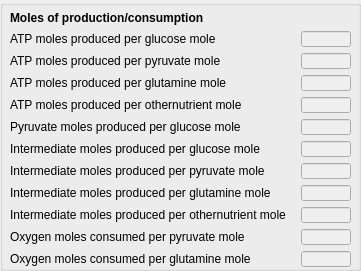
           <widget class="QGroupBox" name="groupBox_moles">
            <property name="geometry">
             <rect>
              <x>190</x>
              <y>250</y>
              <width>361</width>
              <height>271</height>
             </rect>
            </property>
            <property name="title">
             <string/>
            </property>
            <widget class="QWidget" name="gridLayoutWidget_8">
             <property name="geometry">
              <rect>
               <x>10</x>
               <y>10</y>
               <width>341</width>
               <height>257</height>
              </rect>
             </property>
             <layout class="QGridLayout" name="gridLayout_5">
              <item row="0" column="0">
               <widget class="QLabel" name="alabel_mole_params_1">
                <property name="font">
                 <font>
                  <weight>75</weight>
                  <bold>true</bold>
                 </font>
                </property>
                <property name="text">
                 <string>Moles of production/consumption</string>
                </property>
               </widget>
              </item>
              <item row="1" column="0">
               <widget class="QMyLabel" name="label_N_GA_1">
                <property name="text">
                 <string>ATP moles produced per glucose mole</string>
                </property>
               </widget>
              </item>
              <item row="1" column="1">
               <widget class="QLineEdit" name="line_N_GA_1">
                <property name="enabled">
                 <bool>false</bool>
                </property>
                <property name="maximumSize">
                 <size>
                  <width>50</width>
                  <height>16</height>
                 </size>
                </property>
                <property name="alignment">
                 <set>Qt::AlignRight|Qt::AlignTrailing|Qt::AlignVCenter</set>
                </property>
               </widget>
              </item>
              <item row="2" column="0">
               <widget class="QMyLabel" name="label_N_PA_1">
                <property name="text">
                 <string>ATP moles produced per pyruvate mole</string>
                </property>
               </widget>
              </item>
              <item row="2" column="1">
               <widget class="QLineEdit" name="line_N_PA_1">
                <property name="enabled">
                 <bool>false</bool>
                </property>
                <property name="maximumSize">
                 <size>
                  <width>50</width>
                  <height>16</height>
                 </size>
                </property>
                <property name="alignment">
                 <set>Qt::AlignRight|Qt::AlignTrailing|Qt::AlignVCenter</set>
                </property>
               </widget>
              </item>
              <item row="3" column="0">
               <widget class="QMyLabel" name="label_N_GLNA_1">
                <property name="text">
                 <string>ATP moles produced per glutamine mole</string>
                </property>
               </widget>
              </item>
              <item row="3" column="1">
               <widget class="QLineEdit" name="line_N_GLNA_1">
                <property name="enabled">
                 <bool>false</bool>
                </property>
                <property name="maximumSize">
                 <size>
                  <width>50</width>
                  <height>16</height>
                 </size>
                </property>
                <property name="alignment">
                 <set>Qt::AlignRight|Qt::AlignTrailing|Qt::AlignVCenter</set>
                </property>
               </widget>
              </item>
              <item row="6" column="0">
               <widget class="QMyLabel" name="label_N_GI_1">
                <property name="text">
                 <string>Intermediate moles produced per glucose mole</string>
                </property>
               </widget>
              </item>
              <item row="6" column="1">
               <widget class="QLineEdit" name="line_N_GI_1">
                <property name="enabled">
                 <bool>false</bool>
                </property>
                <property name="maximumSize">
                 <size>
                  <width>50</width>
                  <height>16</height>
                 </size>
                </property>
                <property name="alignment">
                 <set>Qt::AlignRight|Qt::AlignTrailing|Qt::AlignVCenter</set>
                </property>
               </widget>
              </item>
              <item row="7" column="0">
               <widget class="QMyLabel" name="label_N_PI_1">
                <property name="text">
                 <string>Intermediate moles produced per pyruvate mole</string>
                </property>
               </widget>
              </item>
              <item row="7" column="1">
               <widget class="QLineEdit" name="line_N_PI_1">
                <property name="enabled">
                 <bool>false</bool>
                </property>
                <property name="maximumSize">
                 <size>
                  <width>50</width>
                  <height>16</height>
                 </size>
                </property>
                <property name="alignment">
                 <set>Qt::AlignRight|Qt::AlignTrailing|Qt::AlignVCenter</set>
                </property>
               </widget>
              </item>
              <item row="8" column="0">
               <widget class="QMyLabel" name="label_N_GLNI_1">
                <property name="text">
                 <string>Intermediate moles produced per glutamine mole</string>
                </property>
               </widget>
              </item>
              <item row="8" column="1">
               <widget class="QLineEdit" name="line_N_GLNI_1">
                <property name="enabled">
                 <bool>false</bool>
                </property>
                <property name="maximumSize">
                 <size>
                  <width>50</width>
                  <height>16</height>
                 </size>
                </property>
                <property name="alignment">
                 <set>Qt::AlignRight|Qt::AlignTrailing|Qt::AlignVCenter</set>
                </property>
               </widget>
              </item>
              <item row="10" column="0">
               <widget class="QMyLabel" name="label_N_PO_1">
                <property name="text">
                 <string>Oxygen moles consumed per pyruvate mole</string>
                </property>
               </widget>
              </item>
              <item row="10" column="1">
               <widget class="QLineEdit" name="line_N_PO_1">
                <property name="enabled">
                 <bool>false</bool>
                </property>
                <property name="maximumSize">
                 <size>
                  <width>50</width>
                  <height>16</height>
                 </size>
                </property>
                <property name="alignment">
                 <set>Qt::AlignRight|Qt::AlignTrailing|Qt::AlignVCenter</set>
                </property>
               </widget>
              </item>
              <item row="11" column="0">
               <widget class="QMyLabel" name="label_N_GLNO_1">
                <property name="text">
                 <string>Oxygen moles consumed per glutamine mole</string>
                </property>
               </widget>
              </item>
              <item row="11" column="1">
               <widget class="QLineEdit" name="line_N_GLNO_1">
                <property name="enabled">
                 <bool>false</bool>
                </property>
                <property name="maximumSize">
                 <size>
                  <width>50</width>
                  <height>16</height>
                 </size>
                </property>
                <property name="alignment">
                 <set>Qt::AlignRight|Qt::AlignTrailing|Qt::AlignVCenter</set>
                </property>
               </widget>
              </item>
              <item row="9" column="1">
               <widget class="QLineEdit" name="line_N_ONI_1">
                <property name="enabled">
                 <bool>false</bool>
                </property>
                <property name="maximumSize">
                 <size>
                  <width>50</width>
                  <height>16</height>
                 </size>
                </property>
                <property name="alignment">
                 <set>Qt::AlignRight|Qt::AlignTrailing|Qt::AlignVCenter</set>
                </property>
               </widget>
              </item>
              <item row="9" column="0">
               <widget class="QMyLabel" name="label_N_ONI_1">
                <property name="text">
                 <string>Intermediate moles produced per othernutrient mole</string>
                </property>
               </widget>
              </item>
              <item row="5" column="0">
               <widget class="QMyLabel" name="label_N_GP_1">
                <property name="text">
                 <string>Pyruvate moles produced per glucose mole</string>
                </property>
               </widget>
              </item>
              <item row="5" column="1">
               <widget class="QLineEdit" name="line_N_GP_1">
                <property name="enabled">
                 <bool>false</bool>
                </property>
                <property name="maximumSize">
                 <size>
                  <width>50</width>
                  <height>16</height>
                 </size>
                </property>
                <property name="alignment">
                 <set>Qt::AlignRight|Qt::AlignTrailing|Qt::AlignVCenter</set>
                </property>
               </widget>
              </item>
              <item row="4" column="1">
               <widget class="QLineEdit" name="line_N_ONA_1">
                <property name="enabled">
                 <bool>false</bool>
                </property>
                <property name="maximumSize">
                 <size>
                  <width>50</width>
                  <height>16</height>
                 </size>
                </property>
                <property name="alignment">
                 <set>Qt::AlignRight|Qt::AlignTrailing|Qt::AlignVCenter</set>
                </property>
               </widget>
              </item>
              <item row="4" column="0">
               <widget class="QMyLabel" name="label_N_ONA_1">
                <property name="text">
                 <string>ATP moles produced per othernutrient mole</string>
                </property>
               </widget>
              </item>
             </layout>
            </widget>
           </widget>
